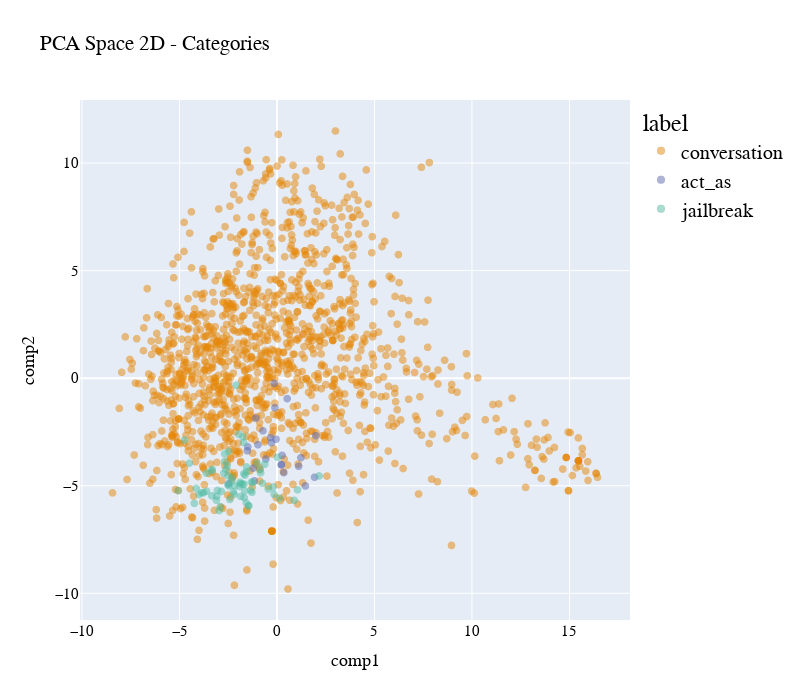

Here is the notebook cell this chart was saved with:
### Code cell
plot_pca_2d(df_pca_2d, title = "PCA Space 2D - Categories", opacity=0.5, width_line = 0.1, color='label')

### Figure 1 — Plotly figure (JSON) as saved in the notebook; plotly's stock layout.template omitted (floating-point values rounded to 4 significant figures; data arrays with more than 128 entries replaced by an {"elided": "..."} marker saying what was removed)
{"data": [{"hovertemplate": "label=conversation<br>comp1=%{x}<br>comp2=%{y}<extra></extra>", "legendgroup": "conversation", "marker": {"color": "rgb(229, 134, 6)", "line": {"color": "black", "width": 0.1}, "opacity": 0.5, "size": 8, "symbol": "circle"}, "mode": "markers", "name": "conversation", "showlegend": true, "type": "scattergl", "x": {"elided": "1402 float values"}, "xaxis": "x", "y": {"elided": "1402 float values"}, "yaxis": "y"}, {"hovertemplate": "label=act_as<br>comp1=%{x}<br>comp2=%{y}<extra></extra>", "legendgroup": "act_as", "marker": {"color": "rgb(93, 105, 177)", "line": {"color": "black", "width": 0.1}, "opacity": 0.5, "size": 8, "symbol": "circle"}, "mode": "markers", "name": "act_as", "showlegend": true, "type": "scattergl", "x": [-1.09, -0.5699, -1.224, 1.11, 1.989, -1.505, -1.163, 0.523, -2.472, -1.519, 0.2168, 1.456, 1.226, -0.2829, -0.7191, 0.3513, -0.9767, -0.05065, 1.927, -0.3291, 0.2633, -0.105, -0.1427, 0.2258], "xaxis": "x", "y": [-1.863, -3.757, -4.18, -4.095, -2.673, -3.189, -4.772, -0.9504, -4.9, -3.378, -4.02, -5.009, -3.697, -2.999, -2.447, -4.388, -3.091, -2.837, -4.604, -2.759, -3.588, -1.37, -0.2376, -4.025], "yaxis": "y"}, {"hovertemplate": "label=jailbreak<br>comp1=%{x}<br>comp2=%{y}<extra></extra>", "legendgroup": "jailbreak", "marker": {"color": "rgb(82, 188, 163)", "line": {"color": "black", "width": 0.1}, "opacity": 0.5, "size": 8, "symbol": "circle"}, "mode": "markers", "name": "jailbreak", "showlegend": true, "type": "scattergl", "x": [-3.352, -1.86, -3.34, -1.89, -0.1953, -2.239, -2.182, -2.418, -3.614, -1.242, -4.743, -3.994, -0.4446, -1.658, -2.73, -0.8642, -1.693, -1.963, -1.93, -5.077, -2.682, -3.054, -1.025, -2.967, -2.085, -1.772, -0.8433, 0.134, 2.159, -1.58, -3.106, -2.617, -1.746, -1.681, -3.766, -1.456, -2.854, -2.318, -2.55, -1.698, -1.644, -3.625, -2.909, -1.564, -1.343, -2.683, -3.862, 0.02647, -0.7488, -1.311, -4.143, 1.051, -2.518, -2.518, -2.315, -1.56, 0.8805, -1.456, -4.24, -3.09, -0.6254, -2.196, -3.323, -1.71, -2.476, -1.859, -1.285, -4.493, -2.463, -0.1483], "xaxis": "x", "y": [-4.304, -5.497, -5.469, -4.835, -5.058, -5.287, -5.001, -5.637, -5.258, -4.859, -2.876, -5.41, -5.149, -5.241, -4.422, -4.246, -4.929, -2.61, -5.032, -5.225, -3.871, -5.216, -3.952, -6.153, -0.3293, -4.926, -4.399, -5.588, -4.545, -5.79, -5.676, -4.238, -2.724, -5.552, -5.327, -5.93, -5.267, -4.612, -4.068, -4.437, -4.508, -4.417, -5.969, -4.127, -5.216, -3.517, -5.323, -3.672, -4.884, -4.828, -5.122, -5.191, -4.954, -4.539, -4.769, -4.352, -5.678, -5.93, -5.82, -5.488, -3.995, -5.399, -4.243, -2.992, -3.399, -4.903, -5.307, -3.948, -5.009, -5.394], "yaxis": "y"}], "layout": {"autosize": false, "font": {"color": "black", "family": "Gilroy", "size": 15}, "height": 700, "legend": {"font": {"size": 20}, "title": {"font": {"family": "Times New Roman"}, "text": "label"}, "tracegroupgap": 0}, "scene": {"xaxis": {"title": {"font": {"color": "black"}, "text": "comp1"}}, "yaxis": {"title": {"font": {"color": "black"}, "text": "comp2"}}}, "showlegend": true, "title": {"text": "PCA Space 2D - Categories"}, "width": 800, "xaxis": {"anchor": "y", "domain": [0, 1], "title": {"text": "comp1"}}, "yaxis": {"anchor": "x", "domain": [0, 1], "title": {"text": "comp2"}}}}
